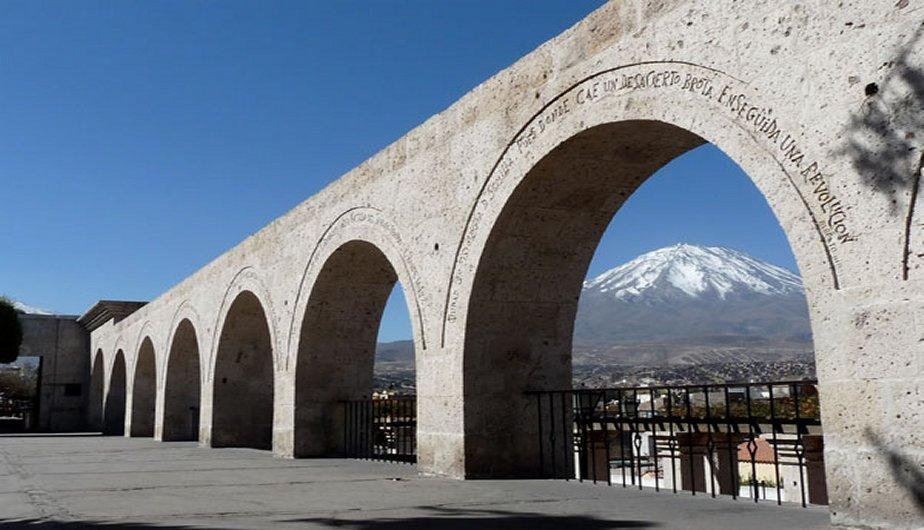
#> input picture Month 1 - Data Analysis/Week 3 - Computing for Data Analysis/14 K-means/arequipa.jpg, 924 x 530 px
$ jupyter execute --allow-errors main.ipynb   (shell and % lines are left out)
#> lines starting #> are read from the running program, lines starting #| are printed output that depends on the picture; long printed decimals are rounded
# Clustering via $k$-means

We previously studied the classification problem using the logistic regression algorithm. Since we had labels for each data point, we may regard the problem as one of _supervised learning_. However, in many applications, the data have no labels but we wish to discover possible labels (or other hidden patterns or structures). This problem is one of _unsupervised learning_. How can we approach such problems?

**Clustering** is one class of unsupervised learning methods. In this lab, we'll consider the following form of the clustering task. Suppose you are given

- a set of observations, $X \equiv \{\hat{x}_i \,|\, 0 \leq i < n\}$, and
- a target number of _clusters_, $k$.

Your goal is to partition the points into $k$ subsets, $C_0,\dots, C_{k-1} \subseteq X$, which are

- disjoint, i.e., $i \neq j \implies C_i \cap C_j = \emptyset$;
- but also complete, i.e., $C_0 \cup C_1 \cup \cdots \cup C_{k-1} = X$.

Intuitively, each cluster should reflect some "sensible" grouping. Thus, we need to specify what constitutes such a grouping.

## Setup: Dataset

The following cell will download the data you'll need for this lab. Run it now.

[cell 1]
import requests
import os
import hashlib
import io

def on_vocareum():
    return os.path.exists('.voc')

def download(file, local_dir="", url_base=None, checksum=None):
    local_file = "{}{}".format(local_dir, file)
    if not os.path.exists(local_file):
        if url_base is None:
            url_base = "https://cse6040.gatech.edu/datasets/"
        url = "{}{}".format(url_base, file)
        print("Downloading: {} ...".format(url))
        r = requests.get(url)
        with open(local_file, 'wb') as f:
            f.write(r.content)

    if checksum is not None:
        with io.open(local_file, 'rb') as f:
            body = f.read()
            body_checksum = hashlib.md5(body).hexdigest()
            assert body_checksum == checksum, \
                "Downloaded file '{}' has incorrect checksum: '{}' instead of '{}'".format(local_file,
                                                                                           body_checksum,
                                                                                           checksum)
    print("'{}' is ready!".format(file))

if on_vocareum():
    URL_BASE = "https://cse6040.gatech.edu/datasets/kmeans/"
    DATA_PATH = "../resource/asnlib/publicdata/"
else:
    URL_BASE = "https://github.com/cse6040/labs-fa17/raw/master/datasets/kmeans/"
    DATA_PATH = ""

datasets = {'logreg_points_train.csv': '9d1e42f49a719da43113678732491c6d',
            'centers_initial_testing.npy': '8884b4af540c1d5119e6e8980da43f04',
            'compute_d2_soln.npy': '980fe348b6cba23cb81ddf703494fb4c',
            'y_test3.npy': 'df322037ea9c523564a5018ea0a70fbf',
            'centers_test3_soln.npy': '0c594b28e512a532a2ef4201535868b5',
            'assign_cluster_labels_S.npy': '37e464f2b79dc1d59f5ec31eaefe4161',
            'assign_cluster_labels_soln.npy': 'fc0e084ac000f30948946d097ed85ebc'}

#> (the rest of this cell did not finish here and is left out)

## The $k$-means clustering criterion

Here is one way to measure the quality of a set of clusters. For each cluster $C$, consider its center $\mu$ and measure the distance $\|x-\mu\|$ of each observation $x \in C$ to the center. Add these up for all points in the cluster; call this sum is the _within-cluster sum-of-squares (WCSS)_. Then, set as our goal to choose clusters that minimize the total WCSS over _all_ clusters.

More formally, given a clustering $C = \{C_0, C_1, \ldots, C_{k-1}\}$, let

$$
  \mathrm{WCSS}(C) \equiv \sum_{i=0}^{k-1} \sum_{x\in C_i} \|x - \mu_i\|^2,
$$

where $\mu_i$ is the center of $C_i$. This center may be computed simply as the mean of all points in $C_i$, i.e.,

$$
  \mu_i \equiv \dfrac{1}{|C_i|} \sum_{x \in C_i} x.
$$

Then, our objective is to find the "best" clustering, $C_*$, which is the one that has a minimum WCSS.

$$
  C_* = \arg\min_C \mathrm{WCSS}(C).
$$

## The standard $k$-means algorithm (Lloyd's algorithm)

Finding the global optimum is [NP-hard](https://en.wikipedia.org/wiki/NP-hardness), which is computer science mumbo jumbo for "we don't know whether there is an algorithm to calculate the exact answer in fewer steps than exponential in the size of the input." Nevertheless, there is an iterative method, Lloyd’s algorithm, that can quickly converge to a _local_ (as opposed to _global_) minimum. The procedure alternates between two operations: _assignment_ and _update_.

**Step 1: Assignment.** Given a fixed set of $k$ centers, assign each point to the nearest center:

$$
  C_i = \{\hat{x}: \| \hat{x} - \mu_i \| \le \| \hat{x} - \mu_j \|, 1 \le j \le k \}.
$$

**Step 2: Update.** Recompute the $k$ centers ("centroids") by averaging all the data points belonging to each cluster, i.e., taking their mean:

$$
  \mu_i = \dfrac{1}{|C_i|} \sum_{\hat{x} \in C_i} \hat{x}
$$

> Figure adapted from: http://stanford.edu/~cpiech/cs221/img/kmeansViz.png

In the code that follows, it will be convenient to use our usual "data matrix" convention, that is, each row of a data matrix $X$ is one of $m$ observations and each column (coordinate) is one of $d$ predictors. However, we will _not_ need a dummy column of ones since we are not fitting a function.

$$
  X
  \equiv \left(\begin{array}{c} \hat{x}_0^T \\ \vdots \\ \hat{x}_{m}^T \end{array}\right)
  = \left(\begin{array}{ccc} x_0 & \cdots & x_{d-1} \end{array}\right).
$$

[cell 2]
import numpy as np
import pandas as pd
import seaborn as sns
import matplotlib.pyplot as plt


import matplotlib as mpl
mpl.rc("savefig", dpi=100) # Adjust for higher-resolution figures

We will use the following data set which some of you may have seen previously.

#> (a cell that did not finish here is left out)

[cell 4]
# Helper functions from Logistic Regression Lesson
# [62 lines left out: functions make_scatter_plot, mark_matches, count_matches, not called in this run]

#> (a cell that did not finish here is left out)

Let's extract the data points as a data matrix, `points`, and the labels as a vector, `labels`. Note that the k-means algorithm you will implement should **not** reference `labels` -- that's the solution we will try to predict given only the point coordinates (`points`) and target number of clusters (`k`).

#> (a cell that did not finish here is left out)

Note that the labels should _not_ be used in the $k$-means algorithm. We use them here only as ground truth for later verification.

### How to start? Initializing the $k$ centers

To start the algorithm, you need an initial guess. Let's randomly choose $k$ observations from the data.

**Exercise 1** (2 points). Complete the following function, `init_centers(X, k)`, so that it randomly selects $k$ of the given observations to serve as centers. It should return a Numpy array of size `k`-by-`d`, where `d` is the number of columns of `X`.

[cell 7]
def init_centers(X, k):
    """
    Randomly samples k observations from X as centers.
    Returns these centers as a (k x d) numpy array.
    """
    return X[np.random.choice(X.shape[0], k, replace=False), :]

#> (a cell that did not finish here is left out)

### Computing the distances

**Exercise 2** (3 points). Implement a function that computes a distance matrix, $S = (s_{ij})$ such that $s_{ij} = d_{ij}^2$ is the _squared_ distance from point $\hat{x}_i$ to center $\mu_j$. It should return a Numpy matrix `S[:m, :k]`.

[cell 9]
def compute_d2(X, centers):
    dists = np.zeros((X.shape[0], centers.shape[0]))
    for k, center in enumerate(centers):
        dists[:, k] = np.linalg.norm(X - center, axis=1)

    return dists ** 2

#> (a cell that did not finish here is left out)

**Exercise 3** (2 points). Write a function that uses the (squared) distance matrix to assign a "cluster label" to each point.

That is, consider the $m \times k$ squared distance matrix $S$. For each point $i$, if $s_{i,j}$ is the minimum squared distance for point $i$, then the index $j$ is $i$'s cluster label. In other words, your function should return a (column) vector $y$ of length $m$ such that

$$
  y_i = \underset{j \in \{0, \ldots, k-1\}}{\operatorname{argmin}} s_{ij}.
$$

> Hint: Judicious use of Numpy's [`argmin()`](https://docs.scipy.org/doc/numpy/reference/generated/numpy.argmin.html) makes for a nice one-line solution.

[cell 11]
def assign_cluster_labels(S):
    return np.argmin(S, axis=1)

# Cluster labels:     0    1
S_test1 = np.array([[0.3, 0.2],  # --> cluster 1
                    [0.1, 0.5],  # --> cluster 0
                    [0.4, 0.2]]) # --> cluster 1
y_test1 = assign_cluster_labels(S_test1)
print("You found:", y_test1)

assert (y_test1 == np.array([1, 0, 1])).all()

#> (a cell that did not finish here is left out)

**Exercise 4** (2 points). Given a clustering (i.e., a set of points and assignment of labels), compute the center of each cluster.

[cell 13]
def update_centers(X, y):
    # X[:m, :d] == m points, each of dimension d
    # y[:m] == cluster labels
    m, d = X.shape
    k = max(y) + 1
    assert m == len(y)
    assert (min(y) >= 0)

    centers = np.empty((k, d))
    for j in range(k):
        # Compute the new center of cluster j,
        # i.e., centers[j, :d].
        centers[j] = np.mean(X[y[:] == j], axis=0)

    return centers

#> (a cell that did not finish here is left out)

**Exercise 5** (2 points). Given the squared distances, return the within-cluster sum of squares.

In particular, your function should have the signature,

```python
    def WCSS(S):
        ...
```

where `S` is an array of distances as might be computed from Exercise 2.

For example, suppose `S` is defined as follows:

```python
    S = np.array([[0.3, 0.2],
                  [0.1, 0.5],
                  [0.4, 0.2]])
```

Then `WCSS(S) == 0.2 + 0.1 + 0.2 == 0.5.`

> _Hint_: See [numpy.amin](https://docs.scipy.org/doc/numpy/reference/generated/numpy.amin.html#numpy.amin).

[cell 15]
def WCSS(S):
    return np.sum(np.amin(S, axis=1))

# Quick test:
print("S ==\n", S_test1)
WCSS_test1 = WCSS(S_test1)
print("\nWCSS(S) ==", WCSS(S_test1))

[cell 16]
# Test cell: `WCSS_test`

assert np.abs(WCSS_test1 - 0.5) <= 3.0*np.finfo(float).eps, "WCSS(S_test1) should be close to 0.5, not {}".format(WCSS_test1)
print("\n(Passed!)")

Lastly, here is a function to check whether the centers have "moved," given two instances of the center values. It accounts for the fact that the order of centers may have changed.

[cell 17]
def has_converged(old_centers, centers):
    return set([tuple(x) for x in old_centers]) == set([tuple(x) for x in centers])

**Exercise 6** (3 points). Put all of the preceding building blocks together to implement Lloyd's $k$-means algorithm.

[cell 18]
def kmeans(X, k,
           starting_centers=None,
           max_steps=np.inf):
    if starting_centers is None:
        centers = init_centers(X, k)
    else:
        centers = starting_centers

    converged = False
    labels = np.zeros(len(X))
    i = 1
    while (not converged) and (i <= max_steps):
        old_centers = centers
        S = compute_d2(X, centers)
        labels = assign_cluster_labels(S)
        centers = update_centers(X, labels)
        converged = has_converged(old_centers, centers)

        print ("iteration", i, "WCSS = ", WCSS (S))
        i += 1
    return labels

#> (the rest of this cell did not finish here and is left out)

Let's visualize the results.

#> (a cell that did not finish here is left out)

**Applying k-means to an image.** In this section of the notebook, you will apply k-means to an image, for the purpose of doing a "stylized recoloring" of it. (You can view this example as a primitive form of [artistic style transfer](http://genekogan.com/works/style-transfer/), which state-of-the-art methods today [accomplish using neural networks](https://medium.com/artists-and-machine-intelligence/neural-artistic-style-transfer-a-comprehensive-look-f54d8649c199).)

In particlar, let's take an input image and cluster pixels based on the similarity of their colors. Maybe it can become the basis of your own [Instagram filter](https://blog.hubspot.com/marketing/instagram-filters)!

[cell 20]
from PIL import Image
from matplotlib.pyplot import imshow

def read_img(path):
    """
    Read image and store it as an array, given the image path.
    Returns the 3 dimensional image array.
    """
#> called with path = './arequipa.jpg'
    img = Image.open(path)
#> img is the input picture: PIL image 924x530 RGB; mean R, G, B 113.8, 124.2, 137.3
    img_arr = np.array(img, dtype='int32')
    img.close()
    return img_arr

def display_image(arr):
    """
    display the image
    input : 3 dimensional array
    """
    arr = arr.astype(dtype='uint8')
    img = Image.fromarray(arr, 'RGB')
    imshow(np.asarray(img))


img_arr = read_img("./arequipa.jpg")
display_image(img_arr)
print("Shape of the matrix obtained by reading the image")
print(img_arr.shape)
#| (530, 924, 3)

Note that the image is stored as a "3-D" matrix. It is important to understand how matrices help to store a image. Each pixel corresponds to a intensity value for Red, Green and Blue. If you note the properties of the image, its resolution is 620 x 412. The image width is 620 pixels and height is 412 pixels, and each pixel has three values - **R**, **G**, **B**. This makes it a 412 x 620 x 3 matrix.

**Exercise 7** (1 point). Write some code to *reshape* the matrix into "img_reshaped" by transforming "img_arr" from a "3-D" matrix to a flattened "2-D" matrix which has 3 columns corresponding to the RGB values for each pixel. In this form, the flattened matrix must contain all pixels and their corresponding RGB intensity values. Remember in the previous modules we had discussed a C type indexing style and a Fortran type indexing style. In this problem, refer to the C type indexing style. The numpy reshape function may be of help here.

[cell 21]
img_reshaped = np.reshape(img_arr, (-1, 3), order="C")

[cell 22]
# Test cell - 'reshape_test'
r, c, l = img_arr.shape
#> r = 530; c = 924; l = 3
# The reshaped image is a flattened '2-dimensional' matrix
assert len(img_reshaped.shape) == 2
r_reshaped, c_reshaped = img_reshaped.shape
#> r_reshaped = 489720; c_reshaped = 3
assert r * c * l == r_reshaped * c_reshaped
assert c_reshaped == 3
print("Passed")

**Exercise 8** (1 point). Now use the k-means function that you wrote above to divide the image in **3** clusters. The result would be a vector named labels, which assigns the label to each pixel.

[cell 23]
labels = kmeans(img_reshaped, 3)
#> in kmeans, `centers = init_centers(X, k)`: centers = [[202, 195, 185], [0, 0, 0], [76, 126, 189]]
#> the loop in kmeans, `while (not converged) and (i <= max_steps):` made 9 passes
#> converged on passes 2 to 9: False, False, False, False, False, False, False, True
#> (old_centers, converged) on pass 1: ([[202, 195, 185], [0, 0, 0], [76, 126, 189]], False)
#| iteration 1 WCSS =  1509693848.0
#| iteration 2 WCSS =  776237977.381
#| iteration 3 WCSS =  769337182.103
#| iteration 4 WCSS =  769024907.789
#| iteration 5 WCSS =  769013427.246
#| iteration 6 WCSS =  769012796.063
#| iteration 7 WCSS =  769012675.884
#| iteration 8 WCSS =  769012653.278
#> (further printed lines are left out)
#> after the loop in kmeans, `while (not converged) and (i <= max_steps):`: i = 10

[cell 24]
# Test cell - 'labels'
assert len(labels) == r_reshaped
assert set(labels) == {0, 1, 2}
print("\nPassed!")

**Exercise 9** (2 points). Write code to calculate the mean of each cluster and store it in a dictionary, named centers, as label:array(cluster_center). For 3 clusters, the dictionary should have three keys as the labels and their corresponding cluster centers as values, i.e. {0:array(center0), 1: array(center1), 2:array(center2)}.

[cell 25]
centers_mat = update_centers(img_reshaped, labels)
#> centers_mat = [[202.5, 198.4, 192.8], [40.94, 35.05, 31.96], [95.63, 124.3, 158.2]]
centers = {}
for i, center in enumerate(centers_mat):
    centers[i] = center
#> this loop made 3 passes
#> after the loop, centers = {0: [202.5, 198.4, 192.8], 1: [40.94, 35.05, 31.96], 2: [95.63, 124.3, 158.2]}

[cell 26]
print("Free points here! But you need to implement the above section correctly for you to see what we want you to see later.")
print("\nPassed!")

Below, we have written code to generate a matrix "img_clustered" of the same dimensions as img_reshaped, where each pixel is replaced by the cluster center to which it belongs.

[cell 27]
img_clustered = np.array([centers[i] for i in labels])

Let us display the clustered image and see how kmeans works on the image.

[cell 28]
r, c, l = img_arr.shape
img_disp = np.reshape(img_clustered, (r, c, l), order="C")
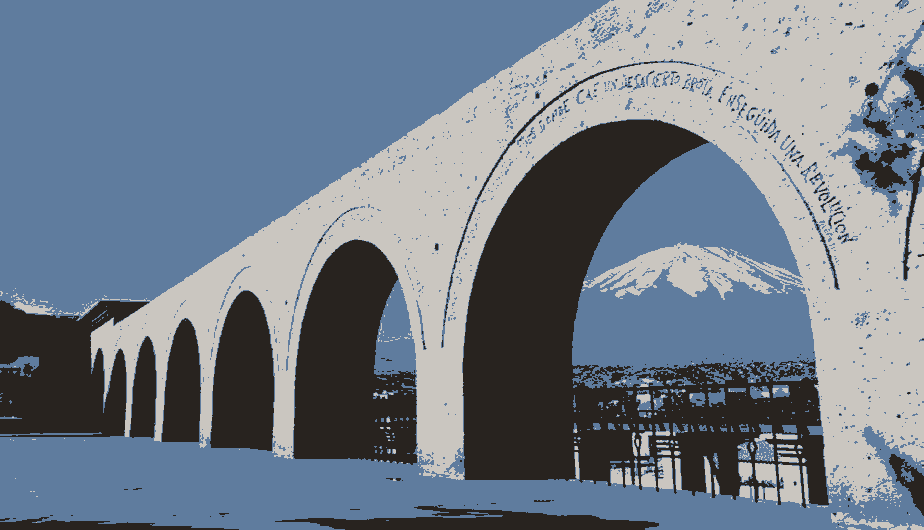
#> img_disp: shape (530, 924, 3) float64; mean of channels 0, 1, 2 113.8, 124.2, 137.3; drawn as R, G, B
display_image(img_disp)
